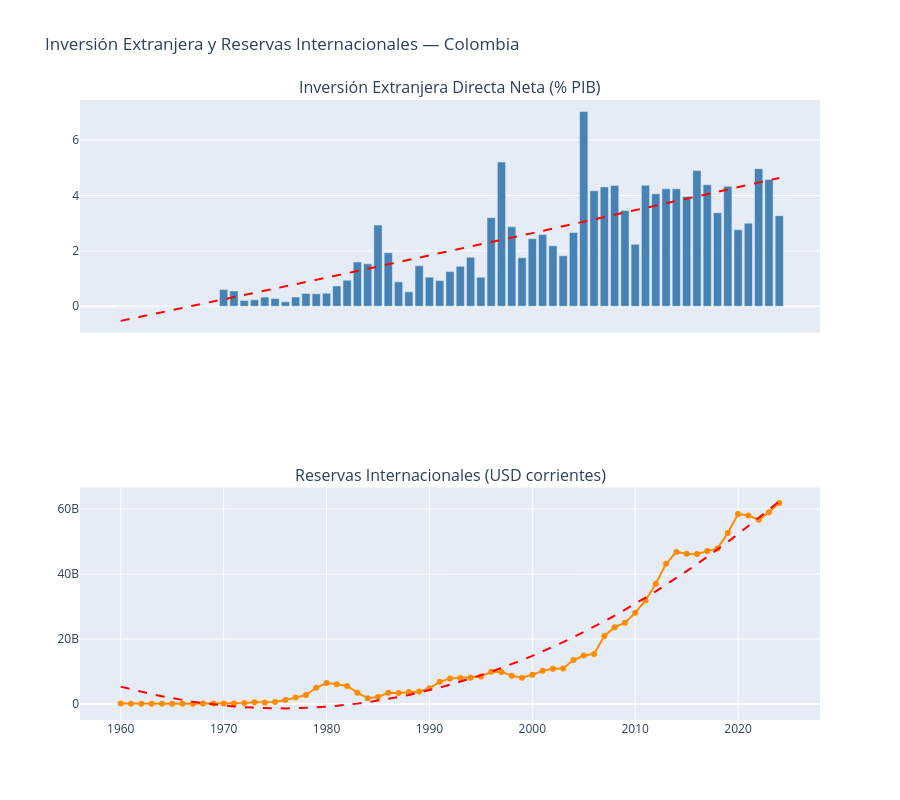

Notebook cell for this chart:
### Markdown cell above
# Inversión Extranjera y Sector Externo

### Code cell
## Inversión extranjera directa y reservas internacionales
fig = make_subplots(rows=2, cols=1, shared_xaxes=True,
                    subplot_titles=('Inversión Extranjera Directa Neta (% PIB)',
                                    'Reservas Internacionales (USD corrientes)'))

fig.add_trace(go.Bar(x=df['year'], y=df['foreign_direct_investment'],
                     marker_color=np.where(df['foreign_direct_investment'] >= 0, 'steelblue', 'tomato'),
                     name='IED'), row=1, col=1)
add_trend(fig, df['year'].values, df['foreign_direct_investment'].values, row=1, col=1)

fig.add_trace(go.Scatter(x=df['year'], y=df['international_reserves'],
                          mode='lines+markers', name='Reservas',
                          line=dict(color='darkorange', width=2)), row=2, col=1)
add_trend(fig, df['year'].values, df['international_reserves'].values, degree=2, row=2, col=1)

fig.update_layout(title='Inversión Extranjera y Reservas Internacionales — Colombia',
                  height=HEIGHT, showlegend=False)
fig.show()
